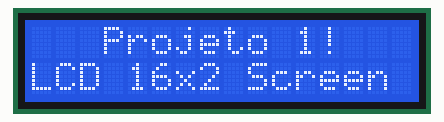
A sketch run on a simulated Arduino Uno, built with avr-gcc and run on an emulated ATmega328P. Parts: 16×2 character LCD.

Above: at 0.19 s.
At 1.19 s:
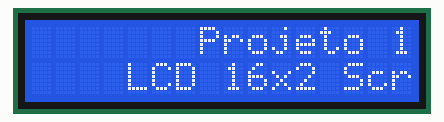
At 2.19 s:
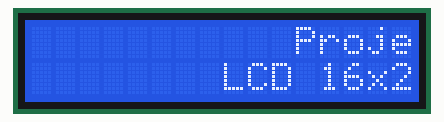
At 4.1 s:
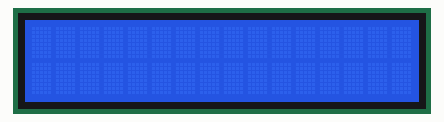
At 7.46 s:
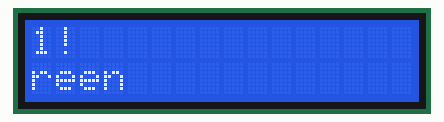
At 10.73 s:
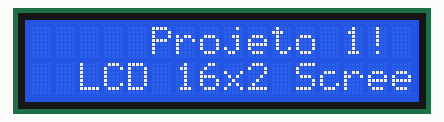

Measured:
- by itself, everything shown: repeats every 10.0 s, in 31 steps
- what the display in image 3 shows lasts 2.5 s, from 4.1 s to 6.6 s

The sketch:

5.ino
```cpp
#include <LiquidCrystal.h>

LiquidCrystal lcd (7, 6, 5, 4, 3, 2);
unsigned long lastUpdate;

void setup() {
  lcd.begin (16, 2);
  lcd.setCursor(3, 0);
  lcd.print("Projeto 1!");
  lcd.setCursor(0, 1);
  lcd.print("LCD 16x2 Screen");
  lastUpdate = millis();
}

void loop() {
  if((millis() - lastUpdate) > 250) {
    lcd.scrollDisplayRight();
    lastUpdate = millis();
  }
}
```
